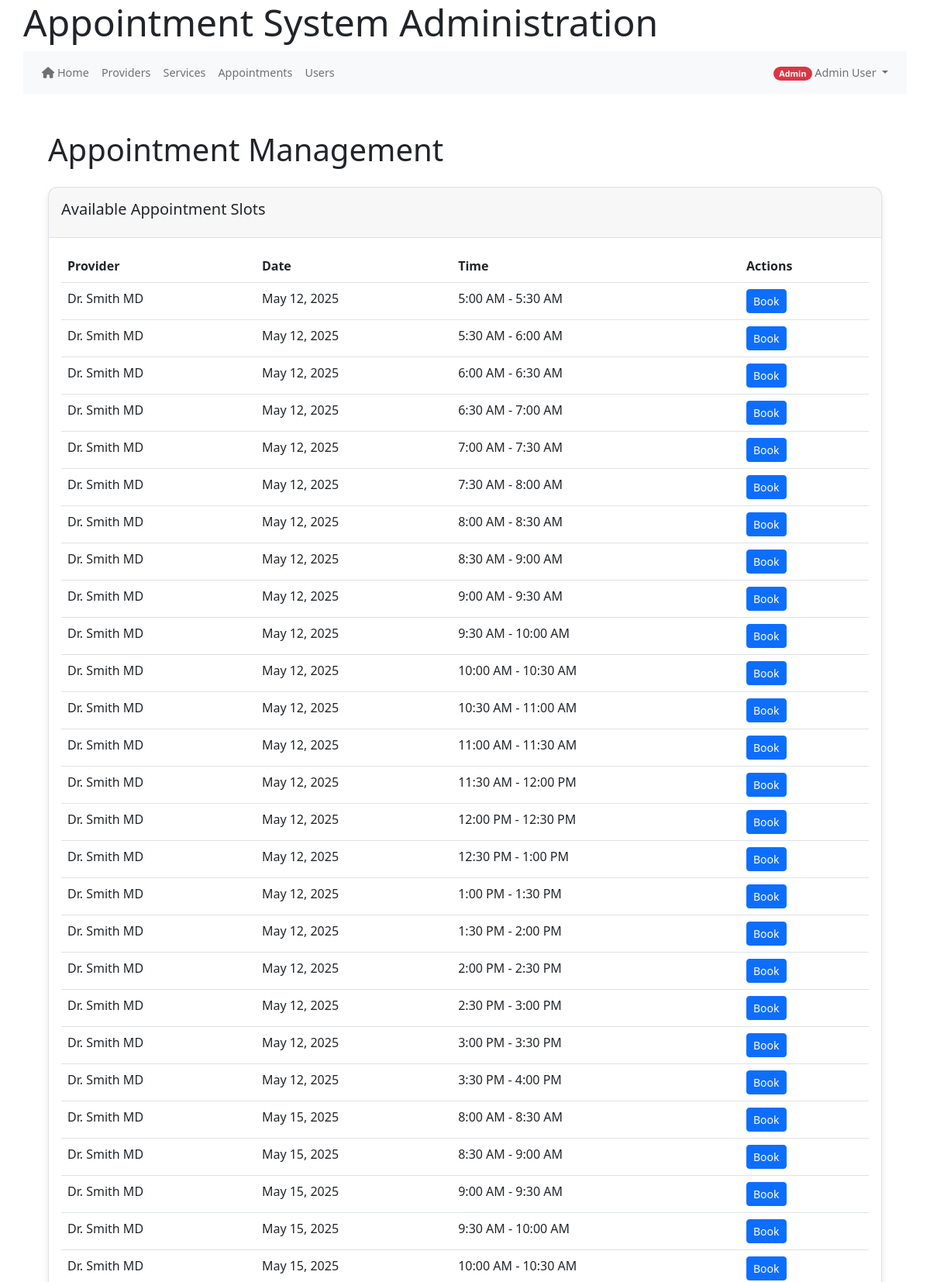
The app's page /index.php/appointments (signed in, upper part) with its own data.
### tables this page shows
CREATE TABLE IF NOT EXISTS `provider_availability` (
  `availability_id` int(11) NOT NULL AUTO_INCREMENT,
  `provider_id` int(11) NOT NULL,
  `availability_date` date NOT NULL,
  `start_time` time NOT NULL,
  `end_time` time NOT NULL,
  `is_available` tinyint(1) DEFAULT 1,
  `created_at` timestamp NOT NULL DEFAULT current_timestamp(),
  `is_recurring` tinyint(1) DEFAULT 0,
  `weekdays` varchar(20) DEFAULT NULL,
  `max_appointments` int(11) DEFAULT 1,
  `service_id` int(11) DEFAULT NULL,
  PRIMARY KEY (`availability_id`),
  KEY `fk_availability_service` (`service_id`)
);

CREATE TABLE IF NOT EXISTS `users` (
  `user_id` int(11) NOT NULL AUTO_INCREMENT,
  `email` varchar(255) NOT NULL,
  `password_hash` varchar(255) NOT NULL,
  `first_name` varchar(100) NOT NULL,
  `last_name` varchar(100) NOT NULL,
  `phone` varchar(20) DEFAULT NULL,
  `role` enum('patient','provider','admin','staff') NOT NULL,
  `is_active` tinyint(1) DEFAULT 1,
  `is_verified` tinyint(1) DEFAULT 0,
  `email_verified_at` datetime DEFAULT NULL,
  `created_at` datetime DEFAULT current_timestamp(),
  `last_login` datetime DEFAULT NULL,
  `verification_token` varchar(64) DEFAULT NULL,
  `reset_token` varchar(64) DEFAULT NULL,
  `reset_token_expires` datetime DEFAULT NULL,
  `token_expires` datetime DEFAULT NULL,
  `password_change_required` tinyint(1) DEFAULT 0,
  PRIMARY KEY (`user_id`)
);

### controllers/appointments_controller.php (called while the page is built, shortened)
<?php
class AppointmentsController {
    private $appointmentModel;
    public function __construct() {
        $this->db = get_db();
        require_once MODEL_PATH . '/Appointment.php';
        $this->appointmentModel = new Appointment($this->db);
    }
    public function index() {
        $availableSlots = $this->appointmentModel->getAvailableSlots();
        include VIEW_PATH . '/appointments/index.php';
    }
}
?>

### public_html/bootstrap.php (called while the page is built, shortened)
<?php
require_once APP_ROOT . '/core/helpers.php';
require_once CORE_PATH . '/helpers.php';
function get_db() {
    static $db = null;
    if ($db === null) {
        if (defined('DB_HOST') && defined('DB_USER') && defined('DB_PASS') && defined('DB_NAME')) {
            $db = new mysqli(DB_HOST, DB_USER, DB_PASS, DB_NAME);
            $db->set_charset('utf8mb4');
        } else {
            throw new Exception("Database constants not defined");
        }
    }
    return $db;
}
return true;

### models/Appointment.php (called while the page is built, shortened)
<?php
class Appointment {
    private $db;
    public function __construct($db) {
        $this->db = $db;
    }
    public function getAvailableSlots($provider_id = null) {
        $slots = [];
        $query = "
            SELECT
                pa.*,
                pa.availability_date AS available_date,
                u.first_name,
                u.last_name
            FROM provider_availability pa
            JOIN users u ON pa.provider_id = u.user_id
            WHERE pa.is_available = 1
                AND pa.availability_date >= CURDATE()
        ";
        $query .= " ORDER BY pa.availability_date, pa.start_time";
        if ($provider_id) {
            $stmt = $this->db->prepare($query);
            $stmt->bind_param("i", $provider_id);
            $stmt->execute();
            $result = $stmt->get_result();
        } else {
            $result = $this->db->query($query);
        }
        if ($result) {
            while ($row = $result->fetch_assoc()) {
                $slots[] = $row;
            }
        }
        return $slots;
    }
}
?>

### core/helpers.php (called while the page is built, shortened)
<?php
function base_url($path = '') {
    $protocol = isset($_SERVER['HTTPS']) && $_SERVER['HTTPS'] !== 'off' ? 'https' : 'http';
    $host = $_SERVER['HTTP_HOST'];
    $script_name = $_SERVER['SCRIPT_NAME'];
    $base_dir = dirname($script_name);
    $base_url = "{$protocol}://{$host}{$base_dir}";
    $base_url = rtrim($base_url, '/');
    $path = ltrim($path, '/');
    return $path ? "{$base_url}/{$path}" : $base_url;
}

### views/appointments/index.php (the view, shortened to what this page needs)
<?php include VIEW_PATH . '/partials/header.php'; ?>
<div class="container mt-4">
    <h1 class="mb-4">Appointment Management</h1>
    <?php if ($_SESSION['role'] === 'patient' || $_SESSION['role'] === 'admin'): ?>
        <div class="card mb-4">
            <div class="card-header">
                <h5>Available Appointment Slots</h5>
            </div>
            <div class="card-body">
                <?php if (!empty($availableSlots)): ?>
                    <div class="table-responsive">
                        <table class="table table-hover">
                            <thead>
                                <tr>
                                    <th>Provider</th>
                                    <th>Date</th>
                                    <th>Time</th>
                                    <th>Actions</th>
                                </tr>
                            </thead>
                            <tbody>
                                <?php foreach ($availableSlots as $slot): ?>
                                <tr>
                                    <td><?= htmlspecialchars($slot['first_name'] . ' ' . $slot['last_name']) ?></td>
                                    <td><?= htmlspecialchars(date('F j, Y', strtotime($slot['available_date']))) ?></td>
                                    <td><?= htmlspecialchars(date('g:i A', strtotime($slot['start_time']))) ?> -
                                        <?= htmlspecialchars(date('g:i A', strtotime($slot['end_time']))) ?></td>
                                    <td>
                                        <a href="<?= base_url('index.php/patient/book?id=' . $slot['availability_id']) ?>"
                                           class="btn btn-primary btn-sm">Book</a>
                                    </td>
                                </tr>
                                <?php endforeach; ?>
                            </tbody>
                        </table>
                    </div>
                <?php else: ?>
                    <p class="mb-0">No available appointment slots found.</p>
                <?php endif; ?>
            </div>
        </div>
    <?php endif; ?>
</div>
<?php include VIEW_PATH . '/partials/footer.php'; ?>

### public_html/css/style.css (style rules this page uses)
:root { --primary: #0d6efd; --secondary: #6c757d; --success: #28a745; --danger: #dc3545; --warning: #ffc107; --info: #0dcaf0; --light: #f8f9fa; --dark: #212529; --white: #ffffff; --gray-100: #f8f9fa; --gray-200: #e9ecef; --gray-300: #dee2e6; --gray-400: #ced4da; --gray-500: #adb5bd; --gray-600: #6c757d; --gray-700: #495057; --gray-800: #343a40; --gray-900: #212529; --font-family-base: 'Segoe UI', Tahoma, Geneva, Verdana, sans-serif; --font-size-base: 1rem; --line-height-base: 1.6; --spacer: 1rem; --spacer-1: calc(var(--spacer) * 0.25); --spacer-2: calc(var(--spacer) * 0.5); --spacer-3: var(--spacer); --spacer-4: calc(var(--spacer) * 1.5); --spacer-5: calc(var(--spacer) * 3); --border-radius-sm: 0.25rem; --border-radius: 0.5rem; --border-radius-lg: 1rem; --border-radius-pill: 50rem; --border-radius-circle: 50%; --shadow-sm: 0 0.125rem 0.25rem rgba(0, 0, 0, 0.075); --shadow: 0 0.5rem 1rem rgba(0, 0, 0, 0.15); --shadow-lg: 0 1rem 3rem rgba(0, 0, 0, 0.175); --transition-base: all 0.2s ease-in-out; --transition-fade: opacity 0.15s linear; --z-index-dropdown: 1000; --z-index-sticky: 1020; --z-index-fixed: 1030; --z-index-modal-backdrop: 1040; --z-index-modal: 1050; --z-index-popover: 1060; --z-index-tooltip: 1070; }
* { box-sizing: border-box; margin: 0; padding: 0; }
body { font-family: var(--font-family-base); font-size: var(--font-size-base); line-height: var(--line-height-base); color: var(--gray-900); background-color: var(--white); margin: 0; padding: 20px 0; }
h1, h2, h3, h4, h5, h6 { margin-top: 0; margin-bottom: var(--spacer-2); font-weight: 500; line-height: 1.2; color: var(--dark); }
h1 { font-size: 2.5rem; }
h5 { font-size: 1.25rem; }
a { color: var(--primary); text-decoration: none; transition: var(--transition-base); }
.container { max-width: 1200px; margin: 0 auto; padding: 0 var(--spacer); }
.card { position: relative; display: flex; flex-direction: column; min-width: 0; word-wrap: break-word; background-color: var(--white); background-clip: border-box; border: 1px solid var(--gray-300); border-radius: var(--border-radius); margin-bottom: var(--spacer); box-shadow: var(--shadow-sm); transition: none; }
.card-header { padding: var(--spacer); margin-bottom: 0; background-color: rgba(0, 0, 0, 0.03); border-bottom: 1px solid var(--gray-300); }
.card-header:first-child { border-radius: calc(var(--border-radius) - 1px) calc(var(--border-radius) - 1px) 0 0; }
.card-body { flex: 1 1 auto; padding: var(--spacer); }
.btn { display: inline-block; font-weight: 400; text-align: center; vertical-align: middle; user-select: none; background-color: transparent; border: 1px solid transparent; padding: 0.375rem 0.75rem; font-size: 1rem; line-height: 1.5; border-radius: var(--border-radius); transition: var(--transition-base); }
.btn-primary { color: var(--white); background-color: var(--primary); border-color: var(--primary); }
.btn-sm { padding: 0.25rem 0.5rem; font-size: 0.875rem; border-radius: var(--border-radius-sm); }
.table { width: 100%; margin-bottom: 1rem; color: var(--gray-900); vertical-align: top; border-color: var(--gray-300); }
.table > :not(caption) > * > * { padding: 0.5rem; border-bottom-width: 1px; box-shadow: inset 0 0 0 9999px transparent; }
.table > tbody { vertical-align: inherit; }
.table > thead { vertical-align: bottom; }
.table-responsive { overflow-x: auto; -webkit-overflow-scrolling: touch; }
.mt-4 { margin-top: var(--spacer-4) !important; }
.mb-4 { margin-bottom: var(--spacer-4) !important; }
@media (min-width: 576px) { .container { max-width: 540px; } }
@media (min-width: 768px) { .container { max-width: 720px; } }
@media (min-width: 992px) { .container { max-width: 960px; } }
@media (min-width: 1200px) { .container { max-width: 1140px; } }

### views/partials/header.php (style rules this page uses)
body { padding-top: 20px; padding-bottom: 20px; font-family: 'Segoe UI', Tahoma, Geneva, Verdana, sans-serif; }
.card { margin-bottom: 20px; border-radius: 12px; box-shadow: 0 4px 8px rgba(0,0,0,0.1) !important; transition: none !important; }

### views/partials/footer.php (style rules this page uses)
html, body { height: 100%; margin: 0; padding: 0; }
body { display: flex; flex-direction: column; min-height: 100vh; }
.container { flex: 1 0 auto; }

### records on screen
provider_availability: users.first_name+last_name "Dr. Smith MD", availability_date "May 12, 2025", start_time "5:00 AM", end_time "5:30 AM"
provider_availability: users.first_name+last_name "Dr. Smith MD", availability_date "May 12, 2025", start_time "5:30 AM", end_time "6:00 AM"
provider_availability: users.first_name+last_name "Dr. Smith MD", availability_date "May 12, 2025", start_time "6:00 AM", end_time "6:30 AM"
provider_availability: users.first_name+last_name "Dr. Smith MD", availability_date "May 12, 2025", start_time "6:30 AM", end_time "7:00 AM"
provider_availability: users.first_name+last_name "Dr. Smith MD", availability_date "May 12, 2025", start_time "7:00 AM", end_time "7:30 AM"
provider_availability: users.first_name+last_name "Dr. Smith MD", availability_date "May 12, 2025", start_time "7:30 AM", end_time "8:00 AM"
provider_availability: users.first_name+last_name "Dr. Smith MD", availability_date "May 12, 2025", start_time "8:00 AM", end_time "8:30 AM"
provider_availability: users.first_name+last_name "Dr. Smith MD", availability_date "May 12, 2025", start_time "8:30 AM", end_time "9:00 AM"
provider_availability: users.first_name+last_name "Dr. Smith MD", availability_date "May 12, 2025", start_time "9:00 AM", end_time "9:30 AM"
provider_availability: users.first_name+last_name "Dr. Smith MD", availability_date "May 12, 2025", start_time "9:30 AM", end_time "10:00 AM"
provider_availability: users.first_name+last_name "Dr. Smith MD", availability_date "May 12, 2025", start_time "10:00 AM", end_time "10:30 AM"
provider_availability: users.first_name+last_name "Dr. Smith MD", availability_date "May 12, 2025", start_time "10:30 AM", end_time "11:00 AM"
provider_availability: users.first_name+last_name "Dr. Smith MD", availability_date "May 12, 2025", start_time "11:00 AM", end_time "11:30 AM"
provider_availability: users.first_name+last_name "Dr. Smith MD", availability_date "May 12, 2025", start_time "11:30 AM", end_time "12:00 PM"
provider_availability: users.first_name+last_name "Dr. Smith MD", availability_date "May 12, 2025", start_time "12:00 PM", end_time "12:30 PM"
provider_availability: users.first_name+last_name "Dr. Smith MD", availability_date "May 12, 2025", start_time "12:30 PM", end_time "1:00 PM"
provider_availability: users.first_name+last_name "Dr. Smith MD", availability_date "May 12, 2025", start_time "1:00 PM", end_time "1:30 PM"
provider_availability: users.first_name+last_name "Dr. Smith MD", availability_date "May 12, 2025", start_time "1:30 PM", end_time "2:00 PM"
provider_availability: users.first_name+last_name "Dr. Smith MD", availability_date "May 12, 2025", start_time "2:00 PM", end_time "2:30 PM"
provider_availability: users.first_name+last_name "Dr. Smith MD", availability_date "May 12, 2025", start_time "2:30 PM", end_time "3:00 PM"
provider_availability: users.first_name+last_name "Dr. Smith MD", availability_date "May 12, 2025", start_time "3:00 PM", end_time "3:30 PM"
provider_availability: users.first_name+last_name "Dr. Smith MD", availability_date "May 12, 2025", start_time "3:30 PM", end_time "4:00 PM"
provider_availability: users.first_name+last_name "Dr. Smith MD", availability_date "May 15, 2025", start_time "8:00 AM", end_time "8:30 AM"
provider_availability: users.first_name+last_name "Dr. Smith MD", availability_date "May 15, 2025", start_time "8:30 AM", end_time "9:00 AM"
provider_availability: users.first_name+last_name "Dr. Smith MD", availability_date "May 15, 2025", start_time "9:00 AM", end_time "9:30 AM"
provider_availability: users.first_name+last_name "Dr. Smith MD", availability_date "May 15, 2025", start_time "9:30 AM", end_time "10:00 AM"
provider_availability: users.first_name+last_name "Dr. Smith MD", availability_date "May 15, 2025", start_time "10:00 AM", end_time "10:30 AM"

### other values on screen
$userRole "Admin"
$userName "Admin User"
